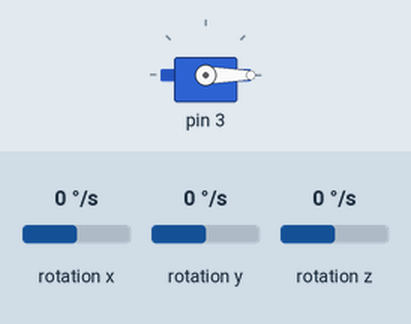
Simulated run of this sketch. Board: Arduino Uno, built with avr-gcc and run on an emulated ATmega328P. Shown: servo. Wiring (inferred from the names in the program): L3G4200D gyroscope at I2C address 0x69. Inputs (shaded band) come from the test bench; at power-on: rotation z 0 °/s, rotation x 0 °/s, rotation y 0 °/s.

Above: at 1.2 s.
1.3 s: rotation z set to -2 °/s
At 1.99 s:
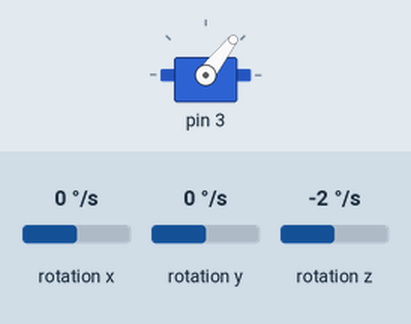
At 2.9 s:
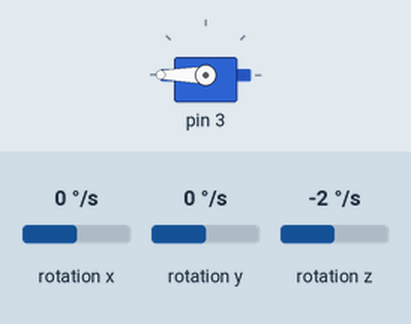
Timing chart, 0 to 12.8 s (numbered marks = the images above; inputs shaded):
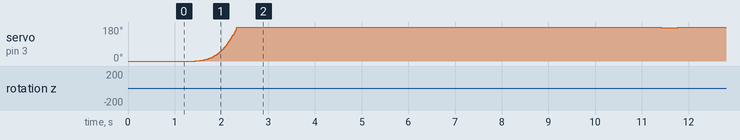

The sketch:

main.ino
```cpp
#include <Arduino.h>
#include <SPI.h>
#include <Wire.h>
#include "L3G4200D.hpp"
#include "GyroscopeManager.hpp"
#include "TiltCalculator.hpp"
#include "ServoManager.hpp"


TiltCalculator tiltCalculator(-0.000003);


void setup() {
  GyroscopeManager::getInstance().setup();
  ServoManager::getInstance().setup(3);
}

void loop() {
  ServoManager::getInstance().moveServos(tiltCalculator.CalcCounter(GyroscopeManager::getInstance().readGyroRaw()));
}
```

GyroscopeManager.cpp
```cpp
#include "gyroscopeManager.hpp"

void GyroscopeManager::setup(){
    gyroscope.begin(L3G4200D_SCALE_2000DPS, L3G4200D_DATARATE_100HZ_25);
}


short GyroscopeManager::readGyroRaw(){
    return gyroscope.readRaw().ZAxis;
}
```

GyroscopeManager.hpp
```cpp
#include "L3G4200D.hpp"

class GyroscopeManager {
    public:
    static GyroscopeManager& getInstance()
    {
        static GyroscopeManager instance;
        return instance;
    }

    private:
    GyroscopeManager(){}
    L3G4200D gyroscope;

    public:
    GyroscopeManager(GyroscopeManager const&) = delete;
    void operator=(GyroscopeManager const&) = delete;

    void setup();
    short readGyroRaw();
};
```

L3G4200D.cpp
```cpp
// (licence header left out)
#include "Arduino.h"
#include <Wire.h>
#include <math.h>

#include "L3G4200D.hpp"

bool L3G4200D::begin(l3g4200d_dps_t scale, l3g4200d_odrbw_t odrbw)
{
    // Reset calibrate values
    d.XAxis = 0;
    d.YAxis = 0;
    d.ZAxis = 0;

    Wire.begin();

    // Check L3G4200D Who Am I Register
    if (readRegister8(L3G4200D_REG_WHO_AM_I) != 0xD3)
    {
	return false;
    }

    // Enable all axis and setup normal mode + Output Data Range & Bandwidth
    uint8_t reg1 = 0x00;
    reg1 |= 0x0F; // Enable all axis and setup normal mode
    reg1 |= (odrbw << 4); // Set output data rate & bandwidh
    writeRegister8(L3G4200D_REG_CTRL_REG1, reg1);

    // Disable high pass filter
    writeRegister8(L3G4200D_REG_CTRL_REG2, 0x00);

    // Generata data ready interrupt on INT2
    writeRegister8(L3G4200D_REG_CTRL_REG3, 0x08);

    // Set full scale selection in continous mode
    writeRegister8(L3G4200D_REG_CTRL_REG4, scale << 4);

    // Boot in normal mode, disable FIFO, HPF disabled
    writeRegister8(L3G4200D_REG_CTRL_REG5, 0x00);

    return true;
}

// Get current scale
l3g4200d_dps_t L3G4200D::getScale(void)
{
    return (l3g4200d_dps_t)((readRegister8(L3G4200D_REG_CTRL_REG4) >> 4) & 0x03);
}


// Get current output data range and bandwidth
l3g4200d_odrbw_t L3G4200D::getOdrBw(void)
{
    return (l3g4200d_odrbw_t)((readRegister8(L3G4200D_REG_CTRL_REG1) >> 4) & 0x0F);
}

// Calibrate algorithm
void L3G4200D::calibrate(uint8_t samples)
{
    // Reset values
    int16_t sumX = 0;
    int16_t sumY = 0;
    int16_t sumZ = 0;
    // Read n-samples
    for (uint8_t i = 0; i < samples; ++i) {
      	readRaw();
      	sumX += r.XAxis;
      	sumY += r.YAxis;
      	sumZ += r.ZAxis;
    }
    // Calculate delta vectors
    d.XAxis = sumX / samples;
    d.YAxis = sumY / samples;
    d.ZAxis = sumZ / samples;
}

// Write 8-bit to register
void L3G4200D::writeRegister8(uint8_t reg, uint8_t value)
{
    Wire.beginTransmission(L3G4200D_ADDRESS);
	Wire.write(reg);
	Wire.write(value);
    Wire.endTransmission();
}

// Read 8-bit from register
uint8_t L3G4200D::readRegister8(uint8_t reg)
{
    uint8_t value;

    Wire.beginTransmission(L3G4200D_ADDRESS);
	Wire.write(reg);
    Wire.endTransmission();

    Wire.beginTransmission(L3G4200D_ADDRESS);
    Wire.requestFrom(L3G4200D_ADDRESS, 1);
    while(!Wire.available()) {};
	value = Wire.read();
    Wire.endTransmission();

    return value;
}

// Read raw values
Vector L3G4200D::readRaw()
{
    while(1){
        uint8_t zyxda = readRegister8(L3G4200D_REG_STATUS_REG);
        if (zyxda & (0b1 << 3) != 0) break;
    }
	uint8_t xla = readRegister8(L3G4200D_REG_OUT_X_L);
	uint8_t xha = readRegister8(L3G4200D_REG_OUT_X_H);
	uint8_t yla = readRegister8(L3G4200D_REG_OUT_Y_L);
	uint8_t yha = readRegister8(L3G4200D_REG_OUT_Y_H);
	uint8_t zla = readRegister8(L3G4200D_REG_OUT_Z_L);
	uint8_t zha = readRegister8(L3G4200D_REG_OUT_Z_H);

    r.XAxis = (short)(xha << 8 | xla);
    r.YAxis = (short)(yha << 8 | yla);
    r.ZAxis = (short)(zha << 8 | zla);

    return r;
}
```

L3G4200D.hpp
```cpp
// (licence header left out)
#ifndef L3G4200D_h
#define L3G4200D_h

#include "Arduino.h"

#define L3G4200D_ADDRESS           (0xD2 >> 1)

#define L3G4200D_REG_WHO_AM_I      (0x0F)

#define L3G4200D_REG_CTRL_REG1     (0x20)
#define L3G4200D_REG_CTRL_REG2     (0x21)
#define L3G4200D_REG_CTRL_REG3     (0x22)
#define L3G4200D_REG_CTRL_REG4     (0x23)
#define L3G4200D_REG_CTRL_REG5     (0x24)
#define L3G4200D_REG_REFERENCE     (0x25)
#define L3G4200D_REG_OUT_TEMP      (0x26)
#define L3G4200D_REG_STATUS_REG    (0x27)

#define L3G4200D_REG_OUT_X_L       (0x28)
#define L3G4200D_REG_OUT_X_H       (0x29)
#define L3G4200D_REG_OUT_Y_L       (0x2A)
#define L3G4200D_REG_OUT_Y_H       (0x2B)
#define L3G4200D_REG_OUT_Z_L       (0x2C)
#define L3G4200D_REG_OUT_Z_H       (0x2D)

#define L3G4200D_REG_FIFO_CTRL_REG (0x2E)
#define L3G4200D_REG_FIFO_SRC_REG  (0x2F)

#define L3G4200D_REG_INT1_CFG      (0x30)
#define L3G4200D_REG_INT1_SRC      (0x31)
#define L3G4200D_REG_INT1_THS_XH   (0x32)
#define L3G4200D_REG_INT1_THS_XL   (0x33)
#define L3G4200D_REG_INT1_THS_YH   (0x34)
#define L3G4200D_REG_INT1_THS_YL   (0x35)
#define L3G4200D_REG_INT1_THS_ZH   (0x36)
#define L3G4200D_REG_INT1_THS_ZL   (0x37)
#define L3G4200D_REG_INT1_DURATION (0x38)

#ifndef VECTOR_STRUCT_H
#define VECTOR_STRUCT_H
struct Vector
{
    short XAxis;
    short YAxis;
    short ZAxis;
};
#endif

typedef enum
{
    L3G4200D_SCALE_2000DPS = 0b10,
    L3G4200D_SCALE_500DPS  = 0b01,
    L3G4200D_SCALE_250DPS  = 0b00
} l3g4200d_dps_t;

typedef enum
{
    L3G4200D_DATARATE_800HZ_110  = 0b1111,
    L3G4200D_DATARATE_800HZ_50   = 0b1110,
    L3G4200D_DATARATE_800HZ_35   = 0b1101,
    L3G4200D_DATARATE_800HZ_30   = 0b1100,
    L3G4200D_DATARATE_400HZ_110  = 0b1011,
    L3G4200D_DATARATE_400HZ_50   = 0b1010,
    L3G4200D_DATARATE_400HZ_25   = 0b1001,
    L3G4200D_DATARATE_400HZ_20   = 0b1000,
    L3G4200D_DATARATE_200HZ_70   = 0b0111,
    L3G4200D_DATARATE_200HZ_50   = 0b0110,
    L3G4200D_DATARATE_200HZ_25   = 0b0101,
    L3G4200D_DATARATE_200HZ_12_5 = 0b0100,
    L3G4200D_DATARATE_100HZ_25   = 0b0001,
    L3G4200D_DATARATE_100HZ_12_5 = 0b0000
} l3g4200d_odrbw_t;

class L3G4200D
{
    public:
	bool begin(l3g4200d_dps_t scale = L3G4200D_SCALE_2000DPS, l3g4200d_odrbw_t odrbw = L3G4200D_DATARATE_100HZ_12_5);
	l3g4200d_dps_t getScale(void);
	l3g4200d_odrbw_t getOdrBw(void);

	void calibrate(uint8_t samples = 50);

	Vector readRaw(void);

    private:
	Vector r;
	Vector n;
	Vector d;

	bool useCalibrate;

	void writeRegister8(uint8_t reg, uint8_t value);
	uint8_t readRegister8(uint8_t reg);
};

#endif
```

ServoManager.cpp
```cpp
#include "servoManager.hpp"

void ServoManager::stopServos(){
    velocity = 0.0;
}

void ServoManager::setup(short pin){
    servo.attach(pin);
}

void ServoManager::moveServos(float vel){
    velocity += vel;
    last_position += velocity;
    if(last_position < min_pos) last_position = 0.0;
    if(last_position > max_pos) last_position = 180.0;
    servo.write((short)(last_position + 0.5));
}

void ServoManager::reset(){
    last_position = 90.0;
    velocity = 0.0;
    servo.write((short)last_position);
}
```

ServoManager.hpp
```cpp
#include <Servo.h>

class ServoManager {
    public:
    static ServoManager& getInstance()
    {
        static ServoManager instance;
        return instance;
    }

    private:
    ServoManager(){}
    Servo servo;
    const short min_pos = 0;
    const short max_pos = 180;
    double velocity = 0.0;
    double last_position = 0.0; //Servo.h keeps last position as integer

    public:
    ServoManager(ServoManager const&) = delete;
    void operator=(ServoManager const&) = delete;

    void reset();
    void stopServos();
    void moveServos(float);
    void setup(short);
};
```

TiltCalculator.cpp
```cpp
#include "TiltCalculator.hpp"

TiltCalculator::TiltCalculator(double _Kp): Kp(_Kp){}

double TiltCalculator::CalcCounter(short data){ //returns velocity
    pos += (int)data;
    //integral += pos;
    return Kp * pos; //+ Kd * (double)data; //Ki * integral +

}
```

TiltCalculator.hpp
```cpp
#include "L3G4200D.hpp"

class TiltCalculator {
    int pos = 0; //pos
    //long integral; //integral
    double Kp;
    //double Kd;
    //double Ki;

    public:
    TiltCalculator(double);
    double CalcCounter(short);
};
```

Measured:
- the behaviour switches between 0 and -1 °/s on rotation z (found by bisection; images 0 and 1)
